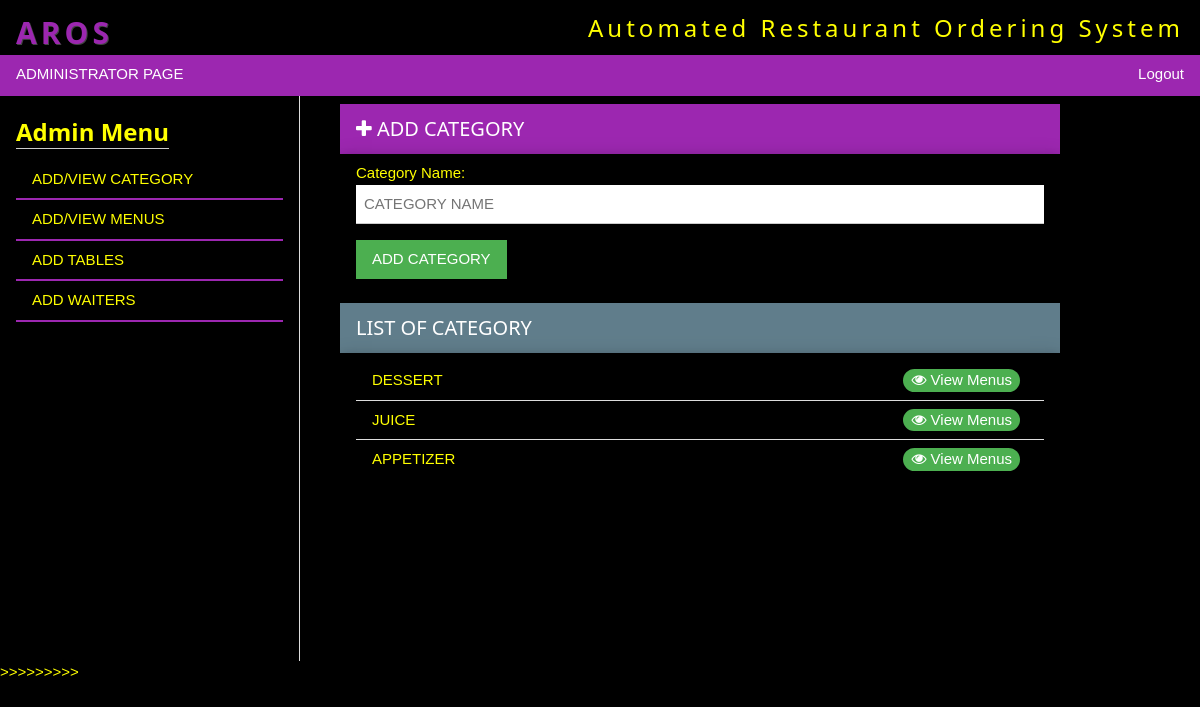
Page /admin/index.php?addcategory (signed in) on the committed database.
### tables this page shows
CREATE TABLE `categories` (
  `id` int(3) NOT NULL,
  `category` varchar(255) NOT NULL
);

### admin/index.php (the view, shortened to what this page needs)
<?php
 include "../include/dbconn.php";
?>
<!DOCTYPE html>
<html>
<link rel="stylesheet" href="../css/w3.css">
<link rel="stylesheet" type="text/css" href="../google/fafa.css">
<link rel="stylesheet" type="text/css" href="../js/jquery.min.js">
<link rel="stylesheet" type="text/css" href="../js/jquery.js">
<body class="w3-black" style="color:yellow !important;">
	<div class="w3-row">
		<div class="banner w3-container">
			<div><h2 class="w3-wide" style="margin-bottom:0px;"><strong class="w3-text-purple " style="text-shadow:1px 1px 0 #444">AROS</strong> <small class="w3-right w3-hide-medium w3-hide-small">Automated Restaurant Ordering System</small></h2>
			</div>
		</div>
		<div class="w3-row" id="menu_bar" >
			<div class="w3-row" style=''>
				<div class="w3-bar w3-purple w3-card-2" >
				  <a href="#" class="w3-bar-item w3-button w3-text-white w3-hover-none w3-hover-text-white bar-item w3-hide-small">ADMINISTRATOR PAGE</a>
				  <a href="logout.php" class="w3-bar-item w3-button w3-text-white w3-hover-none w3-hover-text-white bar-item w3-hide-small w3-right">Logout</a>
				</div>
			</div>
		</div>
	</div>
	<div class="w3-row">
		<div class="w3-quarter m3 w3-container w3-padding left_menu_container w3-bar-block w3-hide-small">
			<h3 class="w3-hide-small w3-hide-medium"><strong class="w3-border-bottom">Admin Menu</strong></h3>
			 <div class="w3-block">
				<a href="?addcategory" class="w3-bar-item w3-button">ADD/VIEW CATEGORY</a>
				<a href="?addmenu" class="w3-bar-item w3-button">ADD/VIEW MENUS</a>
                <a href="?addtables" class="w3-bar-item w3-button">ADD TABLES</a>
				<a href="?addwaiter" class="w3-bar-item w3-button">ADD WAITERS</a>
			</div>
		</div>
		<div class="w3-col m8 w3-padding" id="center_putahe">
			<div class="w3-row-padding">
            <?php
			if(isset($_GET['addcategory'])){
			?>
				<div class="w3-container">
                	<div class="w3-container w3-purple">
                    	<h4><span class="fa fa-plus"></span> ADD CATEGORY</h4>
                    </div>
                    <div class="w3-container w3-card-4 w3-padding">
                    	<label>Category Name:</label>
                    	<input type="text" placeholder="CATEGORY NAME" class="w3-input" id="categoryname" >
                        <input type="button" class="w3-btn w3-green w3-margin-top" value="ADD CATEGORY" onClick="addCategory()"  >
                    </div>
                </div>
                <div class="w3-container w3-margin-top ">
                	<div class="w3-container w3-blue-grey ">
                    	<h4 class="w3-text-white">LIST OF CATEGORY</h4>
                    </div>
                    <div class="w3-container w3-card-4 w3-padding">
                    	<ul class="w3-ul w3-hoverable">
                         <?php
						 	$cat=$mysqli->query("select * from categories");
							while($row=mysqli_fetch_assoc($cat)){
						 ?>
                          <li><?php echo $row['category']; ?> <span class="w3-badge w3-green" style="border-radius: 15px; right:180px;  position:absolute; cursor:pointer;" onClick="location='?cat=<?php echo $row['id']; ?>'"><span class="fa fa-eye"></span> View Menus</span></li>
                          <?php } ?>
                        </ul>
                    </div>
                </div>
			<?php } ?>
			</div>
		</div>
	</div>
</body>
</html> >>>>>>>>>

### css/w3.css (style rules this page uses)
html { box-sizing:border-box }
*,*:before,*:after { box-sizing:inherit }
html { -ms-text-size-adjust:100%;-webkit-text-size-adjust:100% }
body { margin:0 }
a { background-color:transparent;-webkit-text-decoration-skip:objects }
small { font-size:80% }
button,input,select,textarea { font:inherit;margin:0 }
button,input { overflow:visible }
button,html [type=button],[type=reset],[type=submit] { -webkit-appearance:button }
html,body { font-family:Verdana,sans-serif;font-size:15px;line-height:1.5 }
html { overflow-x:hidden }
h2 { font-size:30px }
h3 { font-size:24px }
h4 { font-size:20px }
h1,h2,h3,h4,h5,h6 { font-family:"Segoe UI",Arial,sans-serif;font-weight:400;margin:10px 0 }
.w3-wide { letter-spacing:4px }
a { color:inherit }
.w3-btn,.w3-button { border:none;display:inline-block;outline:0;padding:8px 16px;vertical-align:middle;overflow:hidden;text-decoration:none;color:inherit;background-color:inherit;text-align:center;cursor:pointer;white-space:nowrap }
.w3-btn,.w3-button { -webkit-touch-callout:none;-webkit-user-select:none;-khtml-user-select:none;-moz-user-select:none;-ms-user-select:none;user-select:none }
.w3-badge,.w3-tag { background-color:#000;color:#fff;display:inline-block;padding-left:8px;padding-right:8px;text-align:center }
.w3-badge { border-radius:50% }
.w3-ul { list-style-type:none;padding:0;margin:0 }
.w3-ul li { padding:8px 16px;border-bottom:1px solid #ddd }
.w3-ul li:last-child { border-bottom:none }
.w3-input { padding:8px;display:block;border:none;border-bottom:1px solid #ccc;width:100% }
.w3-bar { width:100%;overflow:hidden }
.w3-bar .w3-bar-item { padding:8px 16px;float:left;width:auto;border:none;outline:none;display:block }
.w3-bar .w3-button { white-space:normal }
.w3-bar-block .w3-bar-item { width:100%;display:block;padding:8px 16px;text-align:left;border:none;outline:none;white-space:normal;float:none }
.w3-block { display:block;width:100% }
.w3-container:after,.w3-container:before,.w3-panel:after,.w3-panel:before,.w3-row:after,.w3-row:before,.w3-row-padding:after,.w3-row-padding:before, .w3-cell-row:before,.w3-cell-row:after,.w3-clear:after,.w3-clear:before,.w3-bar:before,.w3-bar:after { content:"";display:table;clear:both }
.w3-col,.w3-half,.w3-third,.w3-twothird,.w3-threequarter,.w3-quarter { float:left;width:100% }
@media (min-width:601px) { .w3-col.m3,.w3-quarter { width:24.99999% } }
@media (min-width:601px) { .w3-col.m8,.w3-twothird { width:66.66666% } }
.w3-row-padding,.w3-row-padding>.w3-half,.w3-row-padding>.w3-third,.w3-row-padding>.w3-twothird,.w3-row-padding>.w3-threequarter,.w3-row-padding>.w3-quarter,.w3-row-padding>.w3-col { padding:0 8px }
.w3-container,.w3-panel { padding:0.01em 16px }
.w3-card,.w3-card-2 { box-shadow:0 2px 5px 0 rgba(0,0,0,0.16),0 2px 10px 0 rgba(0,0,0,0.12) }
.w3-card-4,.w3-hover-shadow:hover { box-shadow:0 4px 10px 0 rgba(0,0,0,0.2),0 4px 20px 0 rgba(0,0,0,0.19) }
.w3-border-bottom { border-bottom:1px solid #ccc!important }
.w3-margin-top { margin-top:16px!important }
.w3-padding { padding:8px 16px!important }
.w3-right { float:right!important }
.w3-blue-grey,.w3-hover-blue-grey:hover,.w3-blue-gray,.w3-hover-blue-gray:hover { color:#fff!important;background-color:#607d8b!important }
.w3-green,.w3-hover-green:hover { color:#fff!important;background-color:#4CAF50!important }
.w3-purple,.w3-hover-purple:hover { color:#fff!important;background-color:#9c27b0!important }
.w3-black,.w3-hover-black:hover { color:#fff!important;background-color:#000!important }
.w3-text-white,.w3-hover-text-white:hover { color:#fff!important }
.w3-text-purple { color:#9c27b0!important }

### google/fafa.css (style rules this page uses)
.fa { display:inline-block;font:normal normal normal 14px/1 FontAwesome;font-size:inherit;text-rendering:auto;-webkit-font-smoothing:antialiased;-moz-osx-font-smoothing:grayscale }
.fa-plus:before { content:"\f067" }
.fa-eye:before { content:"\f06e" }

### admin/index.php (style rules this page uses)
.w3-bar-item { border-bottom:2px solid #9c27b0 !important; }
@media screen and (min-width: 1025px) { .left_menu_container, .putahe_container, .order_container { border-right:1px solid #ddd; max-height:565px; min-height:565px; overflow-y:auto; } }
body { height: 100vh !important; }

### rows in the picture
categories: category "DESSERT"
categories: category "JUICE"
categories: category "APPETIZER"
